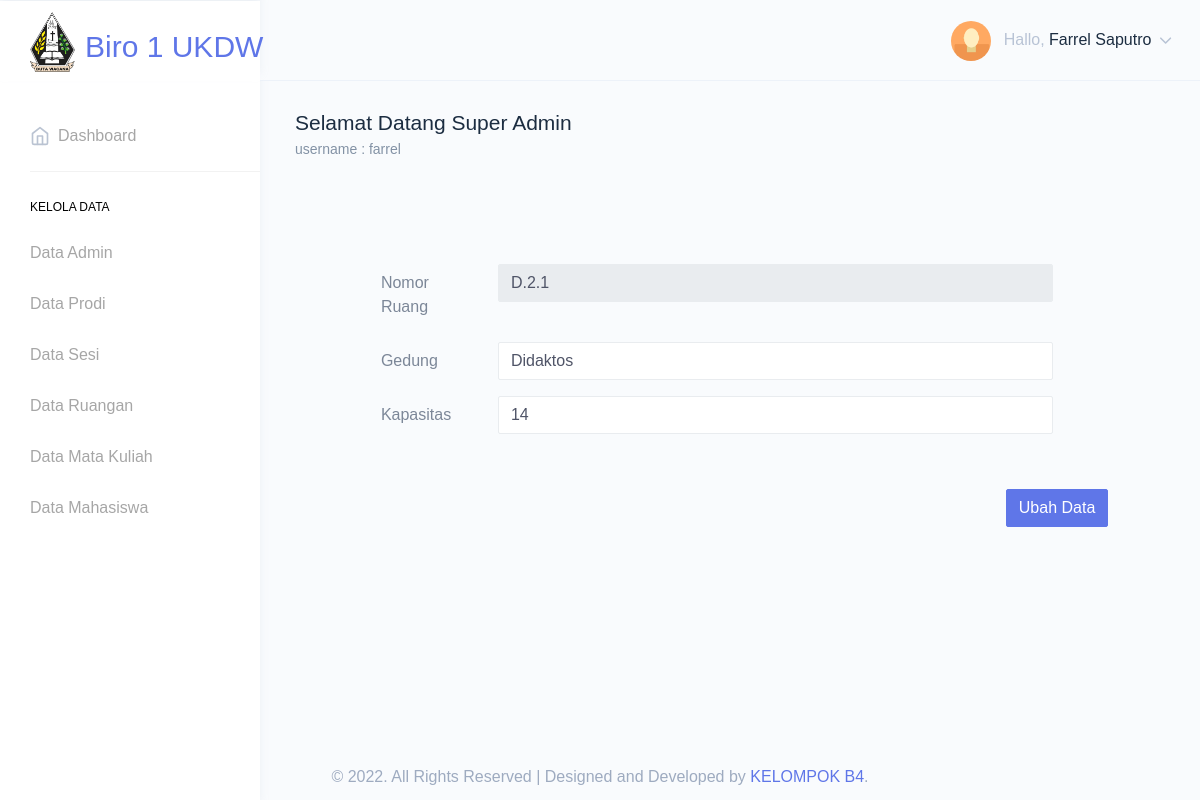
Screenshot of /superadmin/index.php?page=ubah_ruangan&id=D.2.1 (signed in) with the database file from the repository.
### tables this page shows
CREATE TABLE `ruangan` (
  `nomorRuang` varchar(10) NOT NULL,
  `gedung` varchar(15) NOT NULL,
  `kapasitas` int(3) NOT NULL
);

### superadmin/ubah_ruangan.php (the view, shortened to what this page needs)
<?php
$id = $_GET["id"];
$sql = mysql_query(" SELECT * FROM ruangan WHERE nomorRuang = '$id' ");
$data = mysql_fetch_array($sql);
?>
<form method = "POST" action="crud.php?aksi=ubah_ruangan" class="form-horizontal" style="margin-left:7%;margin-right:10%;margin-top:5%;"  enctype = "multipart/form-data">
            <div class="card-body">
                <div class="form-group row">
                    <label for="inputEmail3" class="col-sm-2 col-form-label">Nomor Ruang</label>
                    <div class="col-sm-10">
                      <input type="text" value="<?php echo $data["nomorRuang"]; ?>" class="form-control" disabled>
                    </div>
                  </div>
                  <div class="form-group row">
                    <label for="inputEmail3" class="col-sm-2 col-form-label">Gedung</label>
                    <div class="col-sm-10">
                      <input type="text" name="gedung" value="<?php echo $data["gedung"]; ?>" class="form-control" autofocus required autocomplete='off'>
                    </div>
                  </div>
                  <div class="form-group row">
                    <label for="inputEmail3" class="col-sm-2 col-form-label">Kapasitas</label>
                    <div class="col-sm-10">
                      <input type="text" name="kapasitas" value="<?php echo $data["kapasitas"]; ?>" class="form-control"  required autocomplete='off'>
                    </div>
                  </div>
                  </div>
                  <input type="submit" value="Ubah Data" name="kirim" class="btn btn-primary" style="margin-left:90%; margin-top:2%;">
                </div>
            </div>

### rows the page displays
ruangan: nomorRuang "D.2.1", gedung "Didaktos", kapasitas "14"

### other values shown
$nama "Farrel Saputro"
$username "farrel"
